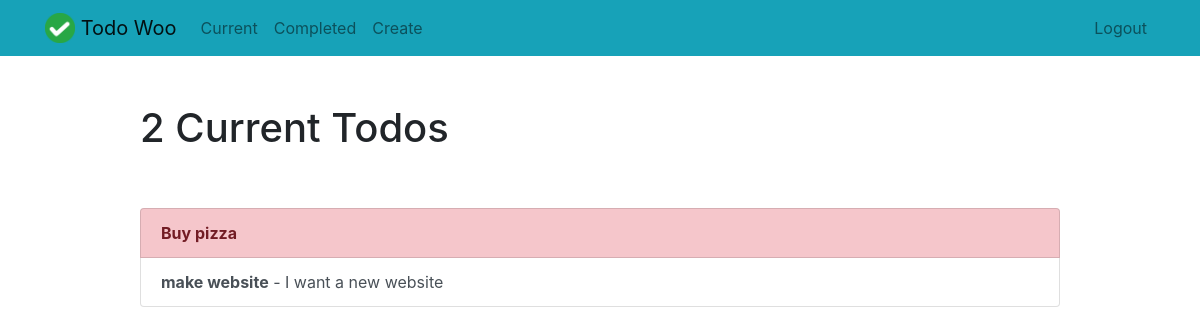
Before: /current/ (signed in) with the older database file.
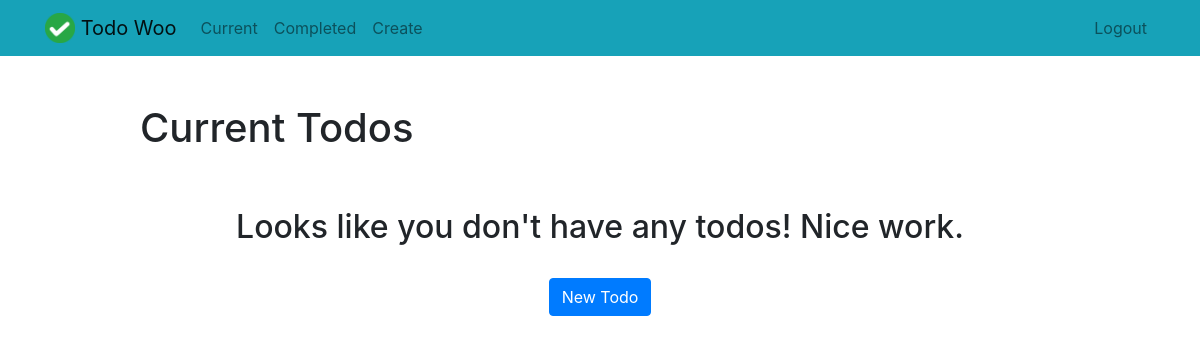
After: the same page with the newer database file.
### todoapp/models.py (models this page shows, shortened)
class Todo(models.Model):
    title = models.CharField(max_length=100)
    memo = models.TextField(blank=True)
    created = models.DateTimeField(auto_now_add=True)
    datecompleted = models.DateTimeField(null=True,blank=True)
    important = models.BooleanField(default=False)
    user = models.ForeignKey(User,on_delete=models.CASCADE)

### todoapp/views.py (the view)
# urls.py: path('current/', views.currenttodos, name='currenttodos'),
@login_required
def currenttodos(request):
      todos = Todo.objects.filter(user=request.user,datecompleted__isnull=True)
      return render(request, 'todoapp/currenttodos.html',{'todos':todos} )

### todoapp/templates/todoapp/currenttodos.html
{% extends "todoapp/base.html" %}
{% block content %}
    <div class="row justify-content-center mt-5">
        <div class="col-md-10">
            {% if todos %}
                 <h1>{{ todos.count }} Current Todo{{ todos.count|pluralize }}</h1>
            {% else %}
                           <h1>Current Todos</h1>
            {% endif %}
        </div>
    </div>
    <div class="row justify-content-center mt-5">
        <div class="col-md-10">
        {% if todos %}
            <div class="list-group">
                {% for todo in todos %}
                    <a href="{% url 'viewtodo' todo.id %}" class="list-group-item list-group-item-action{% if todo.important %} list-group-item-danger{% endif %}"><b>{{ todo.title }}</b>{% if todo.memo %} - {{ todo.memo|truncatechars:30 }}{% endif %}</a>
                {% endfor %}
            </div>
        {% else %}
            <div class="text-center">
                <h2>Looks like you don't have any todos! Nice work.</h2>
            <br>
            <a role="button" class="btn btn-primary" href="{% url 'createtodo' %}">New Todo</a>
            </div>
        {% endif %}
        </div>
    </div>
{% endblock %}

Changed rows visible on the page:
no longer on this page (row edited): Todo: title "Buy pizza", important True (drawn)
no longer on this page (row edited): Todo: title "make website", memo "I want a new website", important False (drawn)
Other visible differences:
{{ todos.count }}: "2" → (not shown)
text no longer shown: "Current Todo"
text now shown: "Current Todos Looks like you don't have any todos! Nice work. New Todo"
